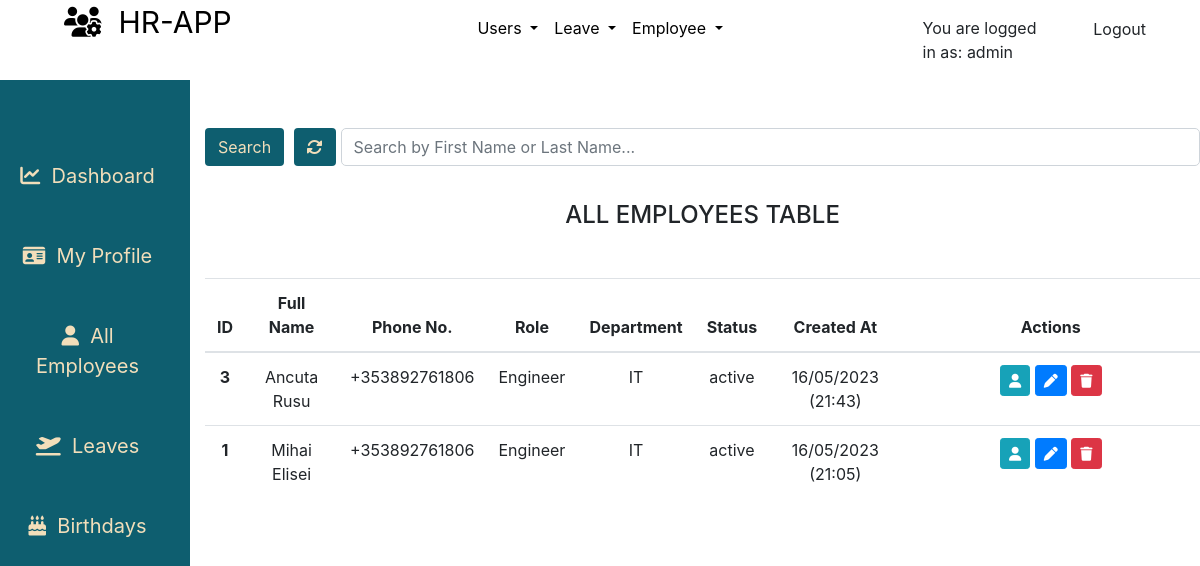
The page /employees/ (signed in) on the database as committed earlier.
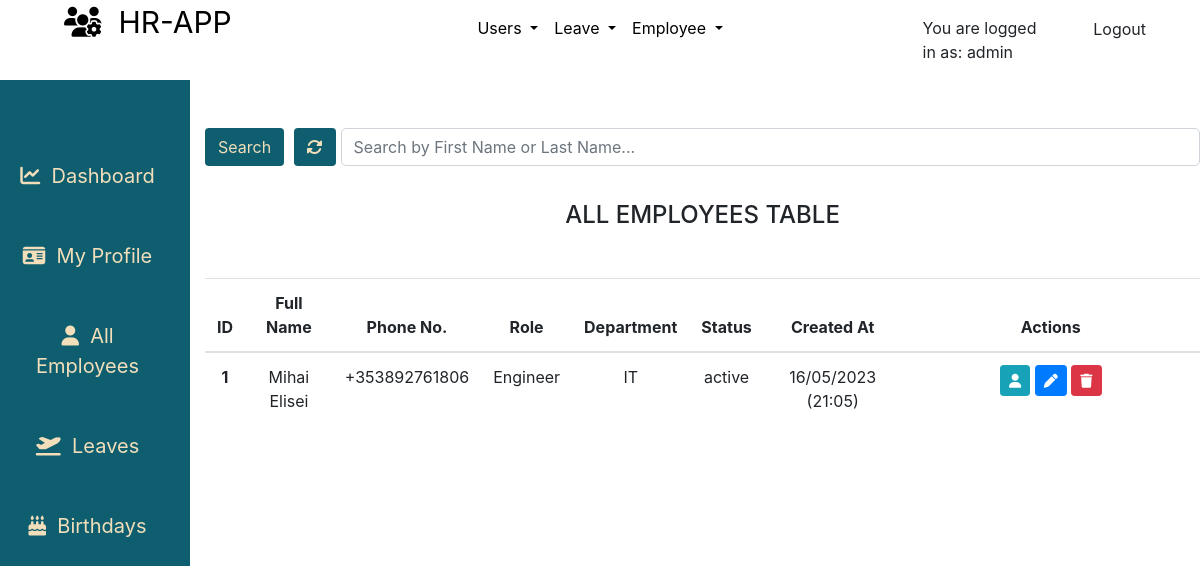
The same page on the database as committed later.
### employees/models.py (models this page shows, shortened)
class Employee(models.Model):
    MALE = 'male'
    FEMALE = 'female'
    GENDER = (
    (MALE, 'Male'),
    (FEMALE, 'Female'),
    )
    MR = 'Mr'
    MRS = 'Mrs'
    MSS = 'Mss'
    DR = 'Dr'
    SIR = 'Sir'
    MADAM = 'Madam'
    TITLE = (
    (MR, 'Mr'),
    (MRS, 'Mrs'),
    (MSS, 'Mss'),
    (DR, 'Dr'),
    (SIR, 'Sir'),
    (MADAM, 'Madam'),
    )
    FULL_TIME = 'Full-Time'
    PART_TIME = 'Part-Time'
    CONTRACT = 'Contract'
    INTERN = 'Intern'
    EMPLOYEETYPE = (
    (FULL_TIME, 'Full-Time'),
    (PART_TIME, 'Part-Time'),
    (CONTRACT, 'Contract'),
    (INTERN, 'Intern'),
    )
    MASTERS = 'Masters Degree'
    BACHELOR = 'Bachelor Degree'
    ADVANCED = 'Craft / Higher Certificate'
    LEAVING = 'Leaving Certificate'
    JUNIOR = 'Junior Certificate'
    OTHER = 'Other'
    EDUCATIONAL_LEVEL = (
    (MASTERS, 'Masters Degree'),
    (BACHELOR, 'Bachelor Degree'),
    (ADVANCED, 'Craft / Higher Certificate'),
    (LEAVING, 'Leaving Certificate'),
    (JUNIOR, 'Junior Certificate'),
    (OTHER, 'Other'),
    )
    id = models.CharField(_('Employee ID Number'), max_length=10, null=False, blank=False, primary_key=True)
    user = models.ForeignKey(User, on_delete=models.CASCADE, default=None)
    title = models.CharField(_('Title'), max_length=5, default=MR, choices=TITLE, blank=False, null=False)
    firstname = models.CharField(_('First Name'), max_length=125, null=False, blank=False)
    lastname = models.CharField(_('Last Name'), max_length=125, null=False, blank=False)
    othername = models.CharField(_('Other Name (optional)'), max_length=125, null=True, blank=True)
    sex = models.CharField(_('Gender'), max_length=9, choices=GENDER, blank=False)
    email = models.CharField(_('Email'), max_length=255, default=None, blank=False, null=False)
    tel = PhoneNumberField(null=False, blank=False, verbose_name='Phone Number', help_text= 'Enter number with Country Code Eg. +353000000000')
    birthday = models.DateField(_('Birthday'),blank=False,null=False)
    nationality = models.ForeignKey(Nationality, verbose_name=_('Nationality'), on_delete=models.SET_NULL, null=True, default=None)
    address = models.CharField(_('Address'), help_text='address of current residence', max_length=125, null=True, blank=True)
    education = models.CharField(_('Education'),help_text='Highest educational level', max_length=26, choices=EDUCATIONAL_LEVEL, blank=False, null=True)
    lastwork = models.CharField(_('Last Place of Work'), help_text='Where was the last place you worked ?', max_length=125, null=True, blank=True)
    position = models.CharField(_('Position Held'),help_text='What position where you in your last place of work ?', max_length=255, null=True, blank=True)
    department = models.ForeignKey(Department, verbose_name =_('Department'), on_delete=models.SET_NULL, null=True, default=None)
    role = models.ForeignKey(Role, verbose_name=_('Role'), on_delete=models.SET_NULL, null=True, default=None)
    startdate = models.DateField(_('Employement Date'), help_text='date of employement', blank=False, null=True)
    employeetype = models.CharField(_('Employee Type'), max_length=15, default=FULL_TIME, choices=EMPLOYEETYPE, blank=False, null=True)
    dateissued = models.DateField(_('Date Issued'), help_text='date staff id was issued', blank=False, null=True)
    created = models.DateTimeField(verbose_name=_('Created'), auto_now_add=True, null=True)
    is_blocked = models.BooleanField(_('Is Blocked'),help_text='button to toggle employee block and unblock',default=False)
    is_deleted = models.BooleanField(_('Is Deleted'),help_text='button to toggle employee deleted and undelete',default=False)
    class Meta:
        verbose_name = _('Employee')
        verbose_name_plural = _('Employees')
        ordering = ['-created']
    @property
    def get_full_name(self):
        fullname = ''
        firstname = self.firstname
        lastname = self.lastname
        othername = self.othername
        if (firstname and lastname) or othername is None:
            fullname = firstname + ' ' + lastname
            return fullname
        elif othername:
            fullname = firstname + ' ' + lastname + ' ' + othername
            return fullname
        return

class Role(models.Model):
    name = models.CharField(max_length=125)
    description = models.CharField(max_length=125, null=True, blank=True)
    created = models.DateTimeField(verbose_name=_('Created'), auto_now_add=True)
    updated = models.DateTimeField(verbose_name=_('Updated'), auto_now=True)
    class Meta:
        verbose_name = _('Role')
        verbose_name_plural = _('Roles')
        ordering = ['name', 'created']
    def __str__(self):
        return self.name

class Department(models.Model):
    name = models.CharField(max_length=125)
    description = models.CharField(max_length=125, null=True, blank=True)
    created = models.DateTimeField(verbose_name=_('Created'), auto_now_add=True)
    updated = models.DateTimeField(verbose_name=_('Updated'), auto_now=True)
    class Meta:
        verbose_name = _('Department')
        verbose_name_plural = _('Departments')
        ordering = ['name', 'created']
    def __str__(self):
        return self.name

### employees/views.py (the view)
# urls.py: path('', views.all_employees, name='employees'),
def all_employees(request):
    if not (request.user.is_authenticated and request.user.is_superuser and request.user.is_staff):
        return redirect('/')
    dataset = dict()
    departments = Department.objects.all()
    employees = Employee.objects.all()
    query = request.GET.get('search')
    if query:
        employees = employees.filter(
			Q(firstname__icontains=query) |
			Q(lastname__icontains=query)
			)
    paginator = Paginator(employees, 5)  # show 5 employees per page
    page = request.GET.get('page')
    employees_paginated = paginator.get_page(page)
    dataset['employee_list'] = employees_paginated
    dataset['departments'] = departments
    dataset['all_employees'] = Employee.objects.all()
    dataset['title'] = 'All Employees'
    return render(request, 'employees/all_employees.html', dataset)

### employees/templates/employees/all_employees.html (shortened to what the changed rows need)
{% extends "base.html" %}
{% load static %}
{% block content %}
<div class="container-fluid">
    <div class="row flex-nowrap mt-0">
        <div class="col-10">
            <div class="content scroll-form">
                <div class="table-responsive table-shadow">
                  <table class="table mt-5">
                    <thead style="text-align: center;">
                      <tr>
                        <th scope="col">ID</th>
                        <th scope="col">Full Name</th>
                        <th scope="col" class="hide">Phone No.</th>
                        <th scope="col" class="hide">Role</th>
                        <th scope="col">Department</th>
                        <th scope="col" class="hide">Status</th>
                        <th scope="col" class="hide">Created At</th>
                        <th scope="col" style="width: 30%;">Actions</th>
                      </tr>
                    </thead>
                    <tbody style="text-align: center;">
                      {% for employee in employee_list %}
                      <tr>
                        {% if employee.id %}
                          <th scope="row">{{ employee.id }}</th>
                        {% else %}
                          <th scope="row">-</th>
                        {% endif %}
                        <td>{{ employee.get_full_name }}</td>
                        <td class="hide">{{ employee.tel }}</td>
                        <td class="hide">{{ employee.role }}</td>
                        <td>{{ employee.department }}</td>
                        {% if employee.is_blocked %}
                        <td class="hide">Inactive</td>
                        {% else %}
                        <td class="hide">active</td>
                        {% endif %}
                        <td class="hide">{{ employee.created | date:'d/m/Y (H:i)' }}</td>
                        <td>
                          <a href="{% url 'employeeinfo' employee.id %}" class="btn btn-sm btn-info btn-edit" title="Profile">
                            <i class="fas fa-user"></i>
                          </a>
                          <a href="{% url 'edit' employee.id %}" class="btn btn-sm btn-primary btn-edit" title="Edit Employee">
                            <i class="fas fa-pen"></i>
                          </a>
                          <a href="{% url 'delete_employee' employee.id %}" class="btn btn-sm btn-danger btn-edit" title="Delete Employee">
                            <i class="fas fa-trash"></i>
                          </a>
                        </td>
                      </tr>
                      {% endfor %}
                    </tbody>
                  </table>
                </div>
              </div>
        </div>
    </div>
</div>
{% endblock %}

Rows that differ between the two databases and show on the page:
removed Employee: id "3", get_full_name "Ancuta Rusu", tel "+353892761806", role "Engineer", department "IT", is_blocked "active", created "16/05/2023 (21:43)"
